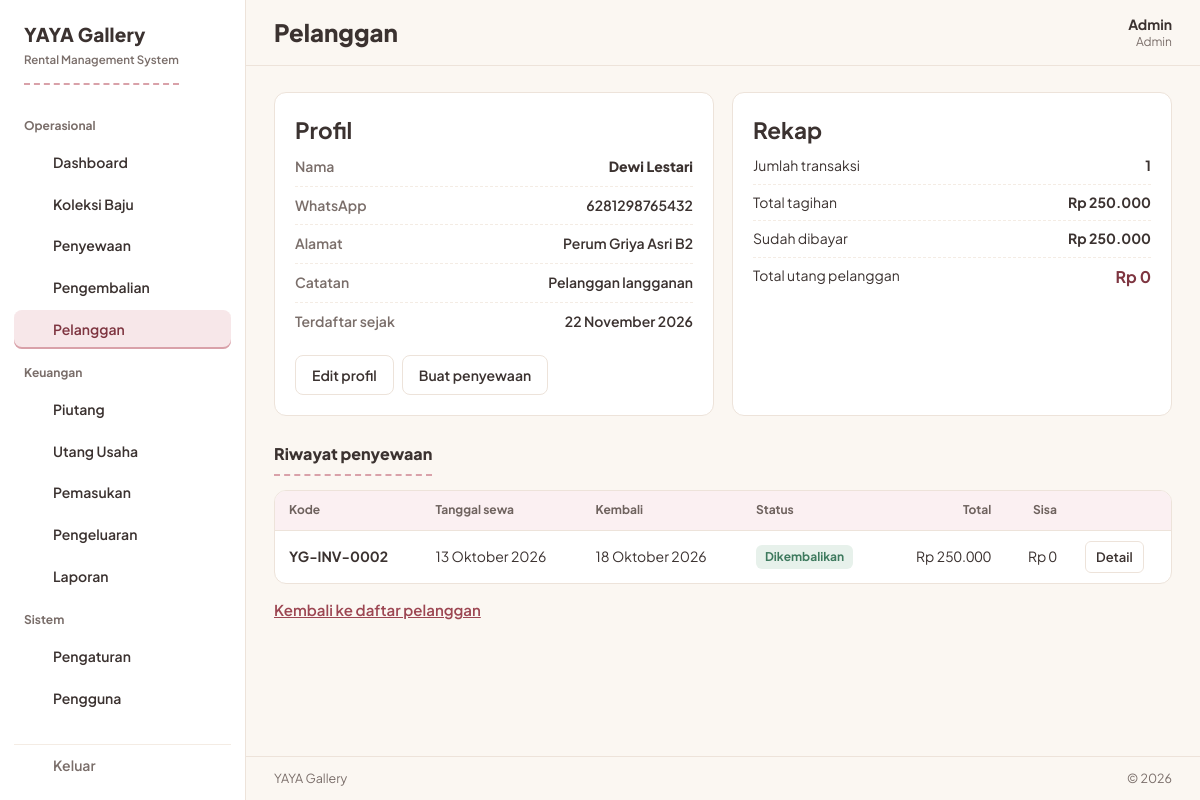
/pages/pelanggan.php?action=detail&id=2 (signed in), run on the app's committed database.
### tables this page shows
CREATE TABLE settings (
  id TINYINT UNSIGNED PRIMARY KEY DEFAULT 1 CHECK (id = 1),
  business_name VARCHAR(100) NOT NULL DEFAULT 'YAYA Gallery',
  logo VARCHAR(255) DEFAULT NULL,
  address VARCHAR(255) DEFAULT NULL,
  phone VARCHAR(30) DEFAULT NULL,
  late_fee_per_day DECIMAL(12,2) NOT NULL DEFAULT 0,
  default_deposit DECIMAL(12,2) NOT NULL DEFAULT 0,
  invoice_notes TEXT
);

CREATE TABLE users (
  id INT UNSIGNED AUTO_INCREMENT PRIMARY KEY,
  name VARCHAR(100) NOT NULL,
  username VARCHAR(50) NOT NULL UNIQUE,
  password_hash VARCHAR(255) NOT NULL,
  role ENUM('admin','karyawan') NOT NULL DEFAULT 'karyawan',
  is_active TINYINT(1) NOT NULL DEFAULT 1,
  created_at TIMESTAMP NOT NULL DEFAULT CURRENT_TIMESTAMP
);

CREATE TABLE customers (
  id INT UNSIGNED AUTO_INCREMENT PRIMARY KEY,
  name VARCHAR(100) NOT NULL,
  whatsapp VARCHAR(20) DEFAULT NULL,
  address VARCHAR(255) DEFAULT NULL,
  notes TEXT,
  created_at TIMESTAMP NOT NULL DEFAULT CURRENT_TIMESTAMP
);

CREATE TABLE rentals (
  id INT UNSIGNED AUTO_INCREMENT PRIMARY KEY,
  code VARCHAR(30) NOT NULL UNIQUE,
  customer_id INT UNSIGNED NOT NULL,
  user_id INT UNSIGNED DEFAULT NULL,
  rent_date DATE NOT NULL,
  pickup_date DATE DEFAULT NULL,
  return_date DATE DEFAULT NULL,
  due_date DATE DEFAULT NULL,
  actual_return_date DATE DEFAULT NULL,
  deposit DECIMAL(12,2) NOT NULL DEFAULT 0,
  deposit_used TINYINT(1) NOT NULL DEFAULT 0,
  discount DECIMAL(12,2) NOT NULL DEFAULT 0,
  extra_fee DECIMAL(12,2) NOT NULL DEFAULT 0,
  late_fee DECIMAL(12,2) NOT NULL DEFAULT 0,
  damage_fee DECIMAL(12,2) NOT NULL DEFAULT 0,
  subtotal DECIMAL(12,2) NOT NULL DEFAULT 0,
  total DECIMAL(12,2) NOT NULL DEFAULT 0,
  payment_method ENUM('cash','transfer','qris','lainnya') NOT NULL DEFAULT 'cash',
  status ENUM('booking','disewa','dikembalikan','batal') NOT NULL DEFAULT 'booking',
  notes TEXT,
  created_at TIMESTAMP NOT NULL DEFAULT CURRENT_TIMESTAMP,
  FOREIGN KEY (customer_id) REFERENCES customers(id),
  FOREIGN KEY (user_id) REFERENCES users(id) ON DELETE SET NULL,
  INDEX (status), INDEX (rent_date), INDEX (return_date)
);

### pages/pelanggan.php (the view, shortened to what the rows shown need)
<?php
require_once __DIR__ . '/../app/layout.php';
require_login();
$action = $_GET['action'] ?? '';
$id = post_int('id') ?: (int)($_GET['id'] ?? 0);
$detail = null;
if ($action === 'detail' && $id) {
    $detail = qone('SELECT * FROM customers WHERE id = ?', [$id]);
    if ($detail) {
        $riwayat = qall(
            "SELECT r.*, COALESCE(p.paid,0) AS paid
             FROM rentals r
             LEFT JOIN (SELECT rental_id, SUM(amount) paid FROM incomes GROUP BY rental_id) p ON p.rental_id = r.id
             WHERE r.customer_id = :cid AND r.status <> 'batal'
             ORDER BY r.rent_date DESC",
            ['cid' => $id]
        );
        $totalTagihan = array_sum(array_column($riwayat, 'total'));
        $totalBayar = array_sum(array_column($riwayat, 'paid'));
        $totalSisa = 0;
        foreach ($riwayat as $r) {
            $totalSisa += max(0, (float)$r['total'] - (float)$r['paid']);
        }
    }
}
page_start('Pelanggan', 'pelanggan.php');
?>
<?php $v = $edit ?? []; $isEdit = !empty($edit); ?>
<?php if (!empty($edit) || $action === 'baru'): ?>
    <div class="card">
        <h2 class="section" style="margin-top:0;padding-left:0"><?= $isEdit ? 'Edit pelanggan' : 'Tambah pelanggan' ?></h2>
        <form method="post" action="pelanggan.php?action=simpan">
            <?= csrf_field() ?>
            <input type="hidden" name="id" value="<?= (int)($edit['id'] ?? 0) ?>">
            <div class="form-grid">
                <div>
                    <label for="nama">Nama lengkap</label>
                    <input type="text" id="nama" name="nama" required value="<?= e($v['name'] ?? '') ?>" placeholder="mis. Siti Rahma">
                </div>
                <div>
                    <label for="whatsapp">Nomor WhatsApp</label>
                    <input type="text" id="whatsapp" name="whatsapp" inputmode="tel" value="<?= e($v['whatsapp'] ?? '') ?>" placeholder="mis. 081234567890">
                </div>
                <div class="span-all">
                    <label for="alamat">Alamat</label>
                    <input type="text" id="alamat" name="alamat" value="<?= e($v['address'] ?? '') ?>" placeholder="mis. Jl. Melati No. 12">
                </div>
                <div class="span-all">
                    <label for="notes">Catatan khusus</label>
                    <textarea id="notes" name="notes" placeholder="mis. sering sewa untuk kondangan"><?= e($v['notes'] ?? '') ?></textarea>
                </div>
            </div>
            <div class="form-actions">
                <button type="submit" class="btn btn-primary">Simpan</button>
                <a class="btn btn-ghost" href="pelanggan.php">Batal</a>
            </div>
        </form>
    </div>
<?php elseif (!empty($detail)): ?>
    <div class="grid-2">
        <div class="card">
            <h2 class="section" style="margin-top:0;padding-left:0">Profil</h2>
            <dl class="kv">
                <div><dt>Nama</dt><dd class="strong"><?= e($detail['name']) ?></dd></div>
                <div><dt>WhatsApp</dt><dd><?= e($detail['whatsapp'] ?: '-') ?></dd></div>
                <div><dt>Alamat</dt><dd><?= e($detail['address'] ?: '-') ?></dd></div>
                <div><dt>Catatan</dt><dd><?= e($detail['notes'] ?: '-') ?></dd></div>
                <div><dt>Terdaftar sejak</dt><dd><?= tgl($detail['created_at']) ?></dd></div>
            </dl>
            <div class="btn-row" style="margin-top:14px">
                <a class="btn btn-ghost" href="pelanggan.php?action=edit&id=<?= (int)$detail['id'] ?>">Edit profil</a>
                <a class="btn btn-ghost" href="sewa_form.php?customer=<?= (int)$detail['id'] ?>">Buat penyewaan</a>
            </div>
        </div>
        <div class="card">
            <h2 class="section" style="margin-top:0;padding-left:0">Rekap</h2>
            <ul class="stat-list">
                <li><span>Jumlah transaksi</span><strong><?= count($riwayat) ?></strong></li>
                <li><span>Total tagihan</span><strong><?= rupiah($totalTagihan) ?></strong></li>
                <li><span>Sudah dibayar</span><strong><?= rupiah($totalBayar) ?></strong></li>
                <li><span>Total utang pelanggan</span><strong class="totline"><?= rupiah($totalSisa) ?></strong></li>
            </ul>
        </div>
    </div>
    <section class="section">
        <h2>Riwayat penyewaan</h2>
        <?php if (!$riwayat): ?>
            <?= empty_state('Pelanggan ini belum pernah menyewa.', 'Buat penyewaan', 'sewa_form.php?customer=' . (int)$detail['id']) ?>
        <?php else: ?>
            <div class="table-wrap">
                <table>
                    <thead><tr><th>Kode</th><th>Tanggal sewa</th><th>Kembali</th><th>Status</th><th class="num">Total</th><th class="num">Sisa</th><th></th></tr></thead>
                    <tbody>
                    <?php foreach ($riwayat as $r): ?>
                        <tr>
                            <td class="cell-main"><?= e($r['code']) ?></td>
                            <td><?= tgl($r['rent_date']) ?></td>
                            <td><?= tgl($r['return_date']) ?></td>
                            <td><?= badge($r['status']) ?></td>
                            <td class="num"><?= rupiah($r['total']) ?></td>
                            <td class="num"><?= rupiah(max(0, (float)$r['total'] - (float)$r['paid'])) ?></td>
                            <td><a class="btn btn-ghost btn-sm" href="sewa_detail.php?id=<?= (int)$r['id'] ?>">Detail</a></td>
                        </tr>
                    <?php endforeach; ?>
                    </tbody>
                </table>
            </div>
        <?php endif; ?>
    </section>
    <p style="margin-top:14px"><a class="textlink" href="pelanggan.php">Kembali ke daftar pelanggan</a></p>
<?php endif; ?>
<?php
page_end();

### app/layout.php (shortened to what the rows shown need)
<?php
require_once __DIR__ . '/auth.php';
function badge(string $status): string
{
    $map = [
        'tersedia'        => ['Tersedia', 'st-ok'],
        'booking'         => ['Booking', 'st-book'],
        'disewa'          => ['Disewa', 'st-out'],
        'terlambat'       => ['Terlambat', 'st-late'],
        'dicuci'          => ['Dicuci', 'st-wash'],
        'perbaikan'       => ['Perbaikan', 'st-fix'],
        'tidak_tersedia'  => ['Tidak tersedia', 'st-off'],
        'baik'            => ['Baik', 'st-ok'],
        'perlu_perbaikan' => ['Perlu perbaikan', 'st-fix'],
        'rusak'           => ['Rusak', 'st-late'],
        'hilang'          => ['Hilang', 'st-late'],
        'dikembalikan'    => ['Dikembalikan', 'st-ok'],
        'batal'           => ['Batal', 'st-off'],
        'dp'              => ['DP', 'st-book'],
        'pelunasan'       => ['Pelunasan', 'st-ok'],
        'denda'           => ['Denda', 'st-late'],
        'kerusakan'       => ['Kerusakan', 'st-late'],
        'lainnya'         => ['Lainnya', 'st-off'],
        'cash'            => ['Tunai', 'st-off'],
        'transfer'        => ['Transfer', 'st-wash'],
        'qris'            => ['QRIS', 'st-wash'],
        'belum_lunas'     => ['Belum lunas', 'st-late'],
        'sebagian'        => ['Sebagian', 'st-book'],
        'lunas'           => ['Lunas', 'st-ok'],
    ];
    [$label, $cls] = $map[$status] ?? [ucfirst(str_replace('_', ' ', $status)), 'st-off'];
    return '<span class="badge ' . $cls . '">' . e($label) . '</span>';
}
function page_start(string $title, string $active): void
{
    $s = settings();
    $user = current_user();
    $brand = $s['business_name'] ?: 'YAYA Gallery';
    ?>
<!doctype html>
<html lang="id">
<head>
<link rel="stylesheet" href="<?= u("assets/css/style.css") ?>">
</head>
<body>
<div class="shell">
    <aside class="sidebar" id="sidebar" aria-label="Menu utama">
        <p class="brand">
            <span class="brand-name"><?= e($brand) ?></span>
        </p>
    </aside>
    <div class="maincol">
        <header class="topbar">
            <h1><?= e($title) ?></h1>
            <div class="userchip">
                <span class="user-name"><?= e($user['name'] ?? '') ?></span>
                <span class="user-role"><?= e($user['role'] ?? '') ?></span>
            </div>
        </header>
        <main class="main" id="main">
<?php
}
function page_end(): void
{
    $s = settings();
    ?>
        </main>
        <footer class="appfoot"><span><?= e($s['business_name'] ?: 'YAYA Gallery') ?></span><span>&copy; <?= date('Y') ?></span></footer>
    </div>
</div>
</body>
</html>
<?php
}

### data on the page
settings: business_name "YAYA Gallery"
users: name "Admin", role "Admin"
customers: name "Dewi Lestari", whatsapp "6281298765432", address "Perum Griya Asri B2", notes "Pelanggan langganan", created_at "22 November 2026"
rentals: code "YG-INV-0002", rent_date "13 Oktober 2026", return_date "18 Oktober 2026", total "Rp 250.000", paid "Rp 0"

### other printed values
$groupName "Operasional"
$label "Dashboard"
$label "Koleksi Baju"
$label "Penyewaan"
$label "Pengembalian"
$label "Pelanggan"
$groupName "Keuangan"
$label "Piutang"
$label "Utang Usaha"
$label "Pemasukan"
$label "Pengeluaran"
$label "Laporan"
$groupName "Sistem"
$label "Pengaturan"
$label "Pengguna"
